Frame 1 (no input): blank canvas, image omitted
Frame 60 (no input): blank canvas, image omitted
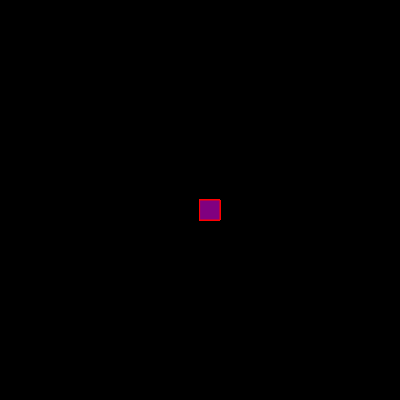
Frame 120 (the mouse pressed at the canvas centre since frame 60)

The p5.js sketch whose frames 1 and 60 were blank and that drew this single picture after the mouse press (run headless with seeded random() and noise() and a simulated clock; from frame 60 on, the mouse is pressed at the canvas centre):

// p5.js sketch
// ── sketch.js
function setup() {
    createCanvas(400, 400);
    background("black")
  }
  
  function draw() {
    
    stroke("red")
    fill("purple");
    if(mouseIsPressed){
    rect(mouseX,mouseY,20,20);
    
    }
  }
